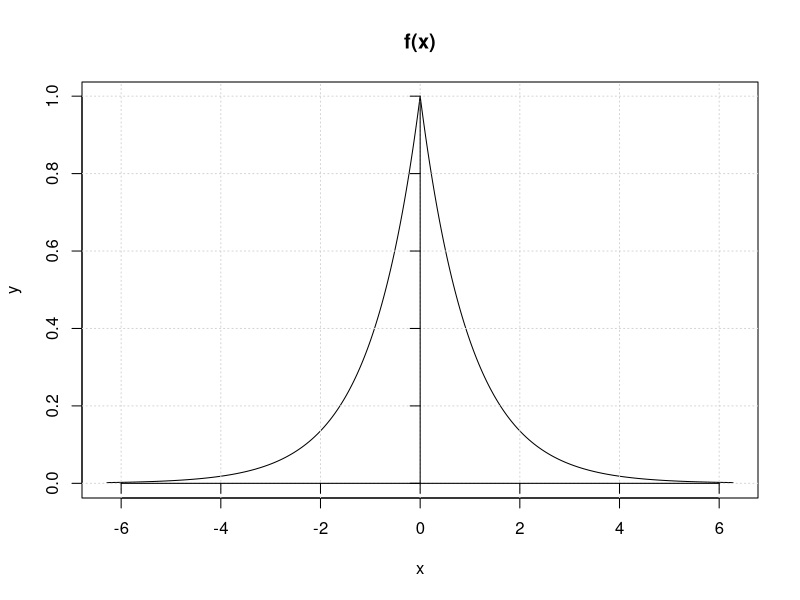

The R source for this figure:
#Given a function, calculates the
#Fourier series up to n terms

#Clear previous variables
rm(list=ls())

#For complex integration
library(elliptic)

#The function to approximate
fun = function(x){
    return(exp(-abs(x)))
}

#Upper bound (lower bound is -bound)
bound = pi

#a_0
a_0 = 1/(2*bound)*integrate(Vectorize(fun),-bound,bound)$value
#Half-interval
#a_0 = 1/(bound)*integrate(Vectorize(fun),0,bound)$value

#The number of repitions
n = 30 

#Vectors for the coefficients
a = rep(0,n)
b = rep(0,n)
c = rep(0,n)

#Calculate the coefficients
for(k in 1:n){
    a[k]=1/bound * integrate(function(x){return(fun(x)*cos(k*pi*x/bound))},-bound,bound)$value
    b[k]=1/bound * integrate(function(x){return(fun(x)*sin(k*pi*x/bound))},-bound,bound)$value
    
    #For half interval
    #a[k]=2/bound * integrate(function(x){return(fun(x)*cos(k*pi*x/bound))},0,bound)$value
    #b[k]=2/bound * integrate(function(x){return(fun(x)*sin(k*pi*x/bound))},0,bound)$value
    
    #Complex coefficients
    c[k] = 1/(2*bound) * myintegrate(function(x){return(fun(x)*exp(complex(imaginary=-k*x)))},-bound,bound)
}

#Fourier expansion
s_n = function(x){
    s = a_0
    for(i in 1:n)
        s=s+a[i]*cos(i*pi*x/bound)+b[i]*sin(i*pi*x/bound)
    return(s)
}

# http://stackoverflow.com/questions/7144118/how-to-save-a-plot-as-image-on-the-disk

#x-coordinates
mult = 2 #How wide should the plot be?
xc = seq(-mult*bound,mult*bound,by=0.01)

#plot fun
plot(xc,lapply(xc,fun),type="l",xlab="x",ylab="y",main="f(x)")
grid()
axis(1, pos=0, labels=F)
axis(2, pos=0, labels=F)
# https://stat.ethz.ch/pipermail/r-help/2007-September/141870.html
